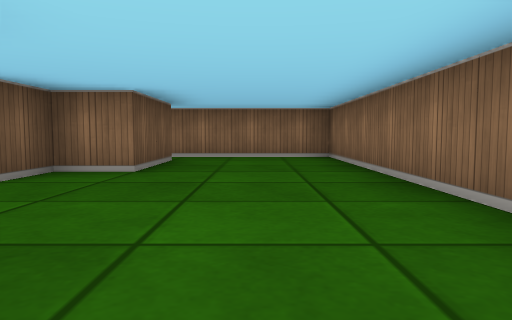
view 1 (above)

12 first-person views from a walk through a cub3D level. The camera is about half as high as the walls, tilts 4° down and sees 70° across. The floor is counted in squares. Each view is taken from the middle of a square. On the plan, view 1 faces up. The plan holds only what a view shows up to about 9 squares ahead; the rest is blank.

view 2
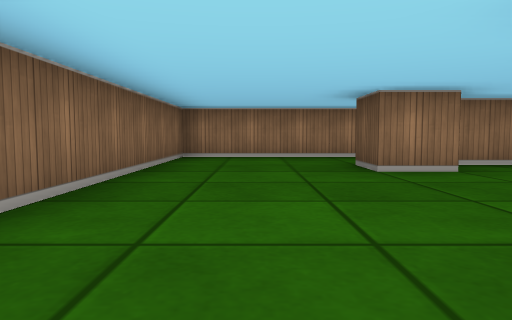

view 3
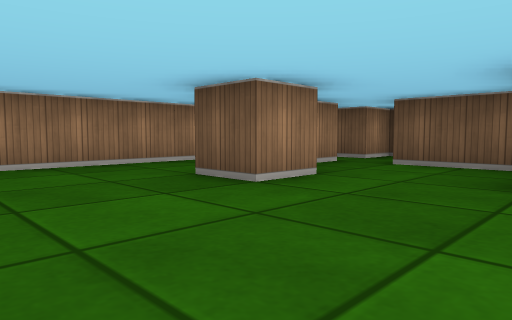

view 4
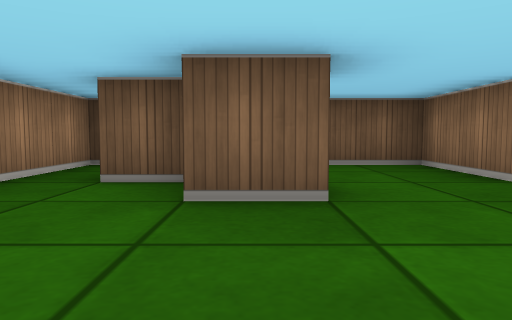

view 5
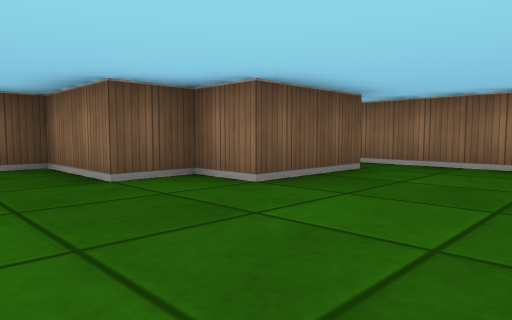

view 6
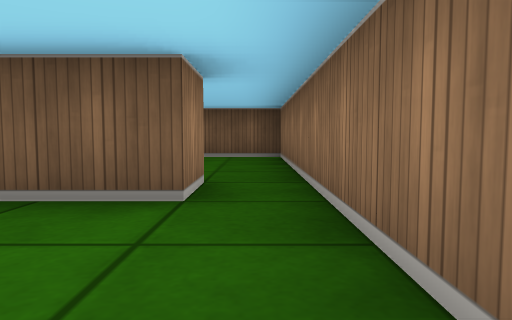

view 7
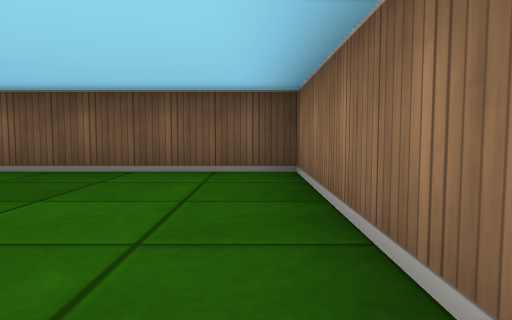

view 8
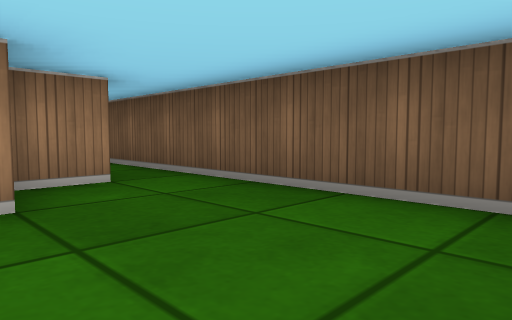

view 9
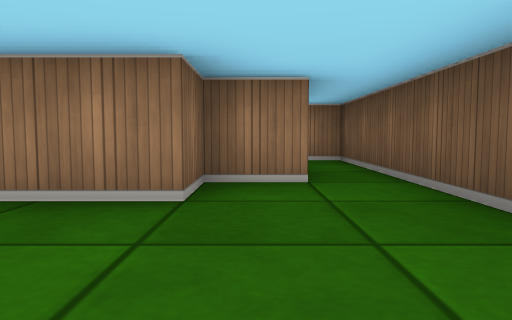

view 10
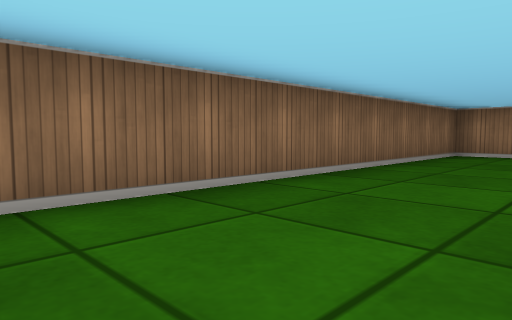

view 11
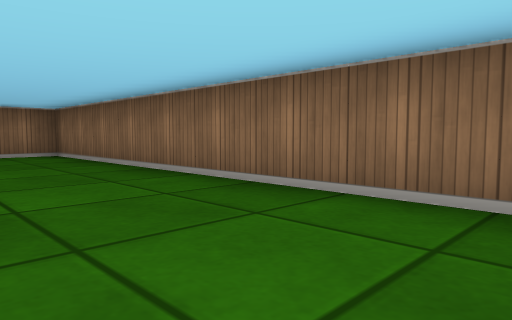

view 12
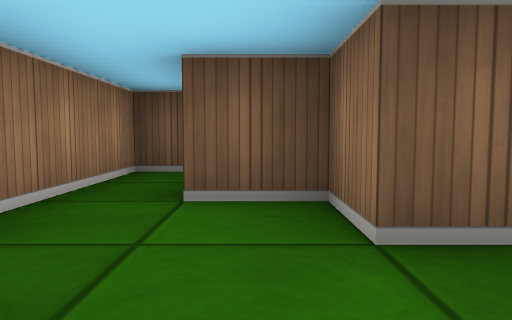

### Floor plan
Points are (right, up) in squares from view 1. A wall is a line through its corners. A room is listed if a view was taken in it or the views show most of it. See-through windows are left out.
Room 1 (views 1, 2, 3, 4, 5, 6, 7, 10, 11, 12)
walls: (-2.6, 1.5) (-1.5, 1.5) (-1.5, 0.5) (-2.5, 0.5) (-2.5, -0.5); (-2.5, 6.5) (-1.5, 6.5) (-1.5, 4.5) (-2.5, 4.5) (-2.5, 3.5) (-4.5, 3.5) (-4.5, 1.5); (-4.6, 0.5) (-3, 0.5); (-4.5, -0.9) (-4.5, -1.5) (1.5, -1.5) (1.5, 7.5) (-2.5, 7.5)
ways out: opening at (-5, 1) to room 2; opening at (-2, 7) to room 2
Room 2 (views 8, 9)
walls: (-5.6, 3.5) (-4.5, 3.5) (-4.5, 4.5) (-3.1, 4.5); (-2.5, 7.5) (-6.5, 7.5) (-6.5, 0.5) (-5.5, 0.5)
ways out: opening at (-5, 1) to room 1; opening at (-2, 7) to room 1

Positions as (right, up) in squares from view 1, and headings:
1: (0, 0), facing up
2: (0, 6), facing down
3: (1, 4), facing down-left
4: (1, 1), facing left
5: (1, 2), facing up-left
6: (1, 7), facing left
7: (-2, 7), facing left
8: (-4, 7), facing down-left
9: (-5, 7), facing down
10: (-1, 7), facing down-right
11: (-1, -1), facing up-right
12: (0, 0), facing left
